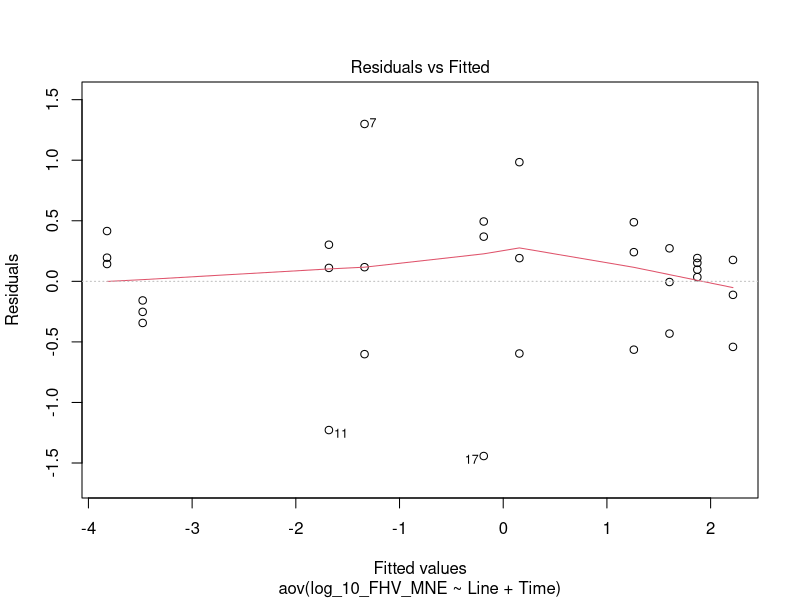
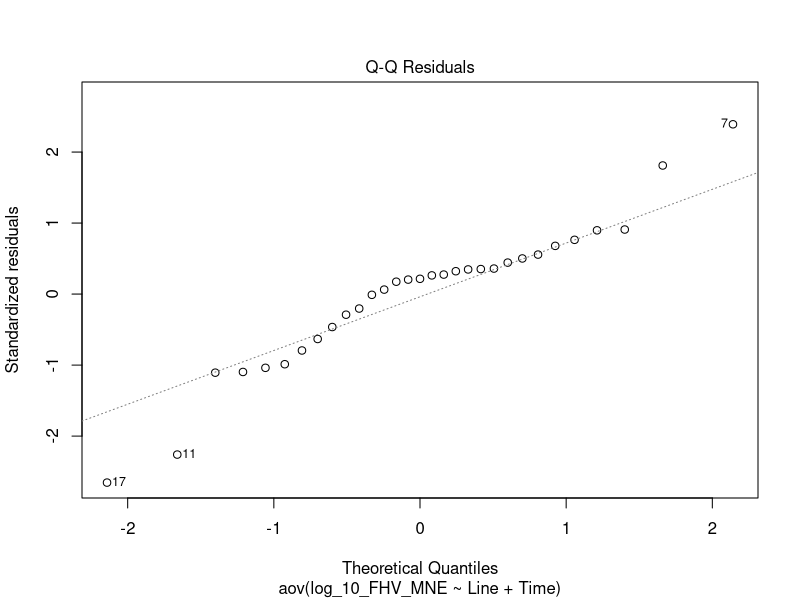
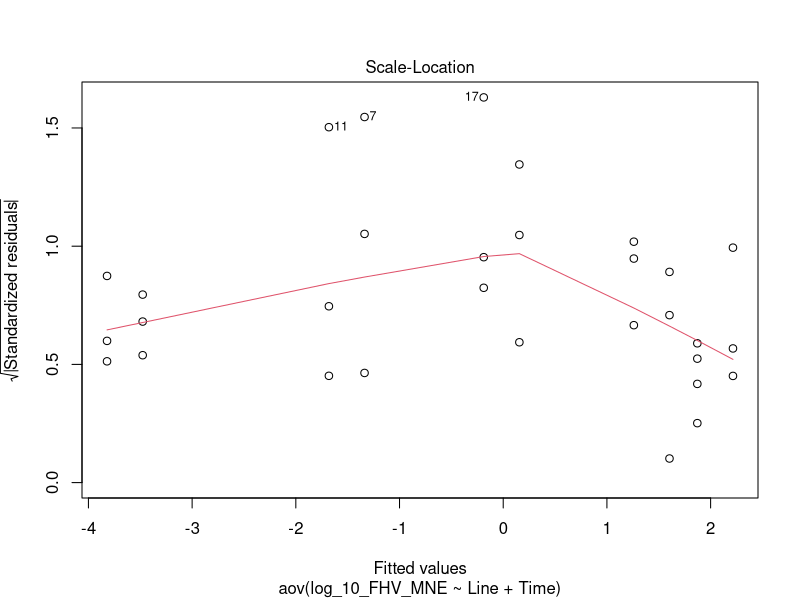
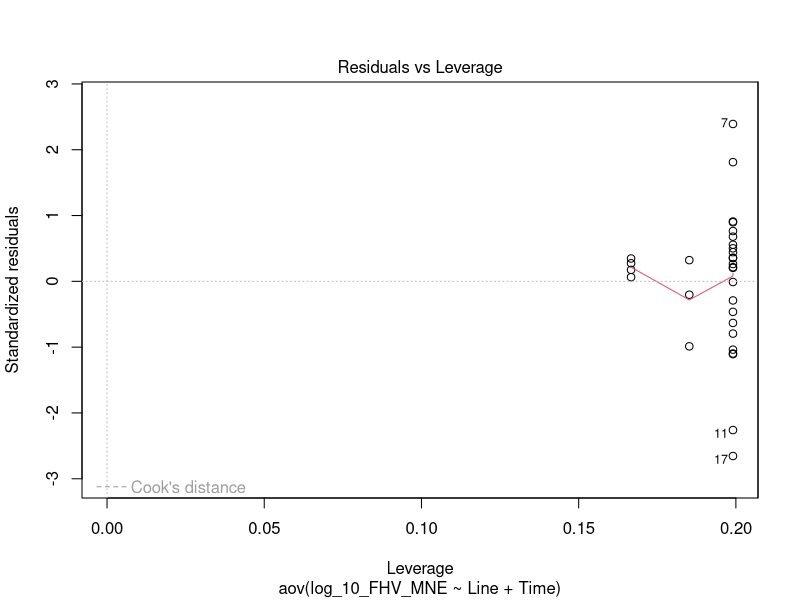
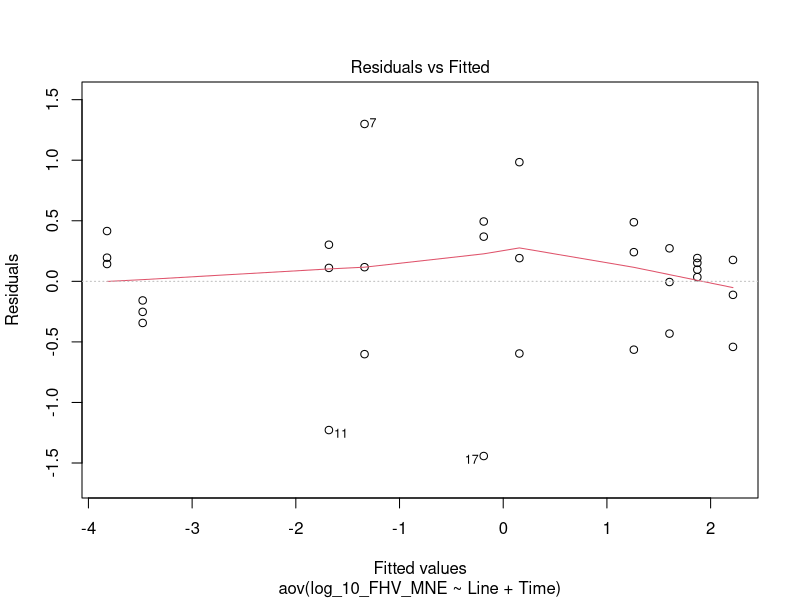
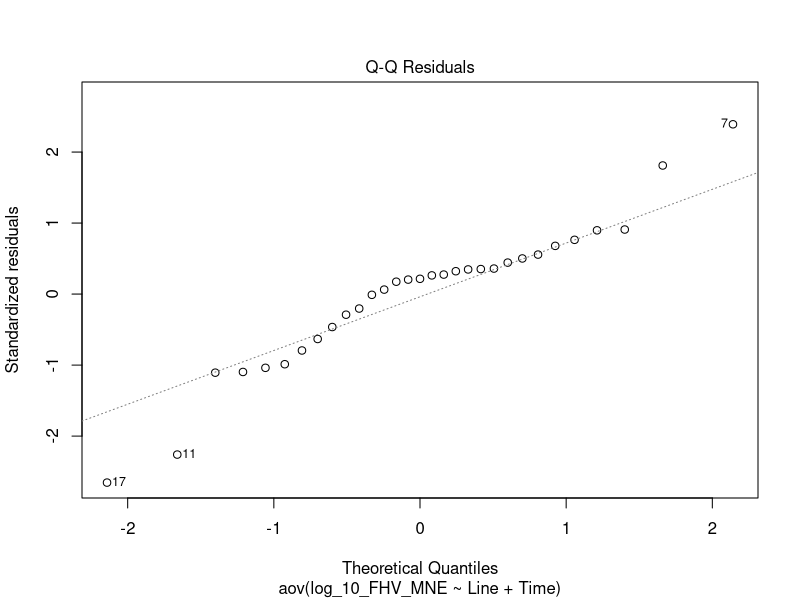
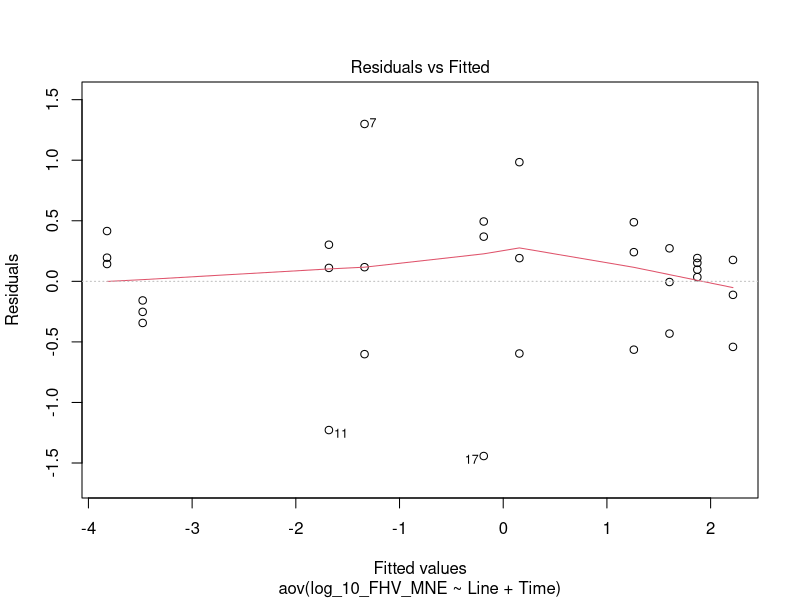
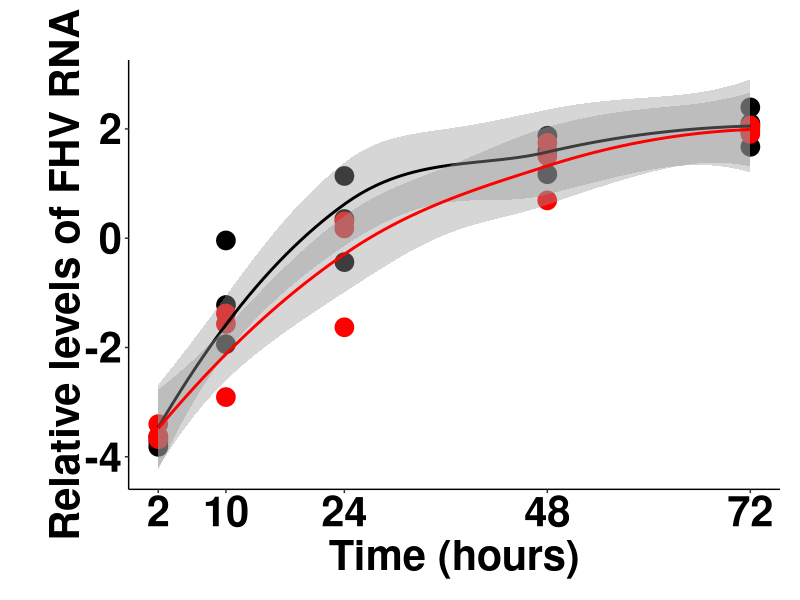

Write R code to recreate these figures, in order.
## ---- chunk 1
library(tidyverse)
library(car)
library(rstatix)
## ---- chunk 2
# Importing raw Ct values
data_FHV_acc<- as.data.frame(read_csv("Accumulation_FHV_Figure_5_C_data.csv"))

# Importing sample ID information
data_ID <- as.data.frame(read_csv("Accumulation_FHV_Figure_5_C_data_sample_ID.csv"))
## ---- chunk 3
# Seting the data
Data <- data_FHV_acc

#Sets % SEM cutoff for samples (default 20%)
SEMCutoff = 20

# Do you wish to automatically censor data over the above SEM% threshold? 0 = no, 1 = yes (default yes)
UseCutoff = 1

# Change std Amp. efficiency if necessary
TarAmp = 1.99 # FHV
RefAmp = 1.64 # rpl32

# Sorting the data for analysis

Normalised <-
  data.frame("Sample", "MNE", "SE of MNE", "SE of MNE as % (x<=20%)")
i = 0
val = 1:nrow(Data)
val <- val[seq(1, (length(val)), 2)]
w = unlist(c(Data[4]))
x = unlist(c(Data[3]))
y = unlist(c(Data[2]))
s = matrix(x, nrow = 1, ncol = nrow(Data))
v = matrix(w, nrow = 1, ncol = nrow(Data))
t = matrix(y, nrow = nrow(Data), ncol = 1)
list <-
  data.frame("Censored Samples", "MNE", "SE of MNE", "SE of MNE as % (x>25%)")

# For loop processes all the data and adds it to the dataframe
for (i in val) {
  # Calculates MNE of Duplicates
  MNE2 = (RefAmp ^ ((v[1, i] + v[1, i + 1]) / 2)) / (TarAmp ^ ((s[1, i] +
                                                                  s[1, i + 1]) / 2))
  
  # Calculates SE of MNE
  SEofCTTAR = sd(c(s[1, i], s[1, i + 1])) / sqrt(2)
  SEofCTREF = sd(c(v[1, i], v[1, i + 1])) / sqrt(2)
  
  SEofMNE = MNE2 * (((log(TarAmp) * SEofCTTAR) ^ 2) + ((log(RefAmp) * SEofCTREF) ^
                                                         2)) ^ .5
  
  # Calculates SE of MNE as %
  SEofMNEasP = (SEofMNE / MNE2) * 100
  
  # Adds each set of data to the data frame (you may wish to change the digits= option to be smaller if you wish)
  if (UseCutoff == 1) {
    if (SEofMNEasP > SEMCutoff) {
      cat(
        "Sample:",
        t[i, 1],
        "was censored due to exceeding SEM cutoff of",
        SEMCutoff,
        "with a value of",
        (round(SEofMNEasP, digits = 2)),
        "\n"
      )
      list[nrow(list) + 1,] = c(
        t[i, 1],
        round(MNE2, digits = 10),
        round(SEofMNE, digits = 5),
        round(SEofMNEasP, digits = 2)
      )
    }
    else {
      Normalised[nrow(Normalised) + 1,] = c(
        t[i, 1],
        round(MNE2, digits = 10),
        round(SEofMNE, digits = 5),
        round(SEofMNEasP, digits = 2)
      )
    }
  }
  else {
    Normalised[nrow(Normalised) + 1,] = c(
      t[i, 1],
      round(MNE2, digits = 10),
      round(SEofMNE, digits = 5),
      round(SEofMNEasP, digits = 2)
    )
  }
}

View(Normalised)

## ---- chunk 4
# Formats the analysed dataset
MNE <- Normalised %>%
  rename(
    Sample = X.Sample.,
    FHV_MNE = X.MNE.,
    FHV_SE_MNE = X.SE.of.MNE.,
    FHV_SE_Percent = X.SE.of.MNE.as....x..20...
  ) %>%
  slice(-1) %>% # Gets rid of first row
  select(Sample, everything())

# Visualize the data frame
View(MNE)
## ---- chunk 5
# Formats the censored data set
SEM_censored <- list %>%
  rename(
    Sample_file = X.Censored.Samples.,
    MNE = X.MNE.,
    SE_MNE = X.SE.of.MNE.,
    SE_Percent = X.SE.of.MNE.as....x.25...
  ) %>%
  mutate(Sample_file = as.character(Sample_file)) %>%
  slice(-1)

# Visualize the data set
SEM_censored
## ---- chunk 6
# Code the samples as the same 
MNE$Sample <- as.double(MNE$Sample)
data_ID$Sample <- as.double(data_ID$Sample)

# Joining the MNE dataframe with the sample ID dataframe 
data_MNE <- full_join(data_ID, MNE, by = join_by(Sample))
## ---- chunk 7
# Coding the factors correctly 
data_MNE$Time <- as.factor(data_MNE$Time) # Time as a factor
data_MNE$FHV_MNE <- as.numeric(data_MNE$FHV_MNE) # MNE as a continous numeric

# Log-transforming data
data_MNE <- data_MNE %>% 
  mutate(log_10_FHV_MNE = log10(FHV_MNE)) # log10 transformation 

# Subsetting relevant info
data_anova <- data_MNE %>% 
  select(log_10_FHV_MNE, Time, Line, Replicate, Sample) %>% 
  mutate(Line = as.factor(Line)) %>% 
  mutate(Time = as.factor(Time))
## ---- chunk 8
# Fitting the model 
FHV_aov1 <- aov(log_10_FHV_MNE ~ 
                  Line * 
                  Time , 
                data = data_anova)

FHV_aov2 <- aov(log_10_FHV_MNE ~ 
                  Line + 
                  Time , 
                data = data_anova) # Best fit model

FHV_aov3 <- aov(log_10_FHV_MNE ~ 
                  Time , 
                data = data_anova)

FHV_aov4 <- aov(log_10_FHV_MNE ~ 
                  Line , 
                data = data_anova)


# Finding the best fit model
AIC(FHV_aov1, FHV_aov2) 
AIC(FHV_aov2, FHV_aov3)
AIC(FHV_aov2, FHV_aov4)

# Summary of analysis 
summary(FHV_aov2)

## ---- chunk 9

# Visually Check 
plot(FHV_aov2)

# 1. Homogeneity of variances
plot(FHV_aov2, 1)
leveneTest(log_10_FHV_MNE ~ 
                  Line , 
                data = data_anova)

# 2. Normality
plot(FHV_aov2, 2)

# Run Shapiro-Wilk test on residuals
shapiro.test(x = residuals(FHV_aov2))

# 3. Outliers 
plot(FHV_aov2, 1)
outlierTest(FHV_aov2)
## ---- chunk 10
# Converting Time back into continous for the graph
data_anova$Time <- as.character(data_anova$Time)
data_anova$Time <- as.double(data_anova$Time)

# Creating plot object
FHV_plot <-ggplot(data_anova) +
  geom_jitter(
    aes(Time, log_10_FHV_MNE, col = Line),
    size = 6,
    position = position_jitter(width = 0.01),
    show.legend = FALSE
  ) +
  geom_smooth(aes(Time, log_10_FHV_MNE, group = Line, col = Line), show.legend = FALSE, inherit.aes = FALSE, method = 'loess', span = 1) +
  scale_color_manual(values = c("black", "red")) +
  scale_fill_manual(values = c("black", "red")) +  # Specify the fill colors for Line = 0 and Line = 1
  theme_classic() +
  scale_x_continuous(breaks = unique(data_anova$Time), labels = unique(data_anova$Time)) + # set time axis to correspond to actual time points
  labs(x = "Time (hours)",
       y = expression(bold(
         "Relative levels of FHV RNA"
       ))) +
  theme(
    plot.margin = unit(c(3, 1, 1, 2), "lines"),
    axis.title = element_text(
      size = 30,
      face = "bold",
      colour = "black"
    ),
    axis.title.y = element_text(
      size = 30,
      face = "bold",
      colour = "black",
      hjust = 0.5,
      vjust = 0.1
    ),
    axis.text = element_text(
      size = 30,
      face = "bold",
      colour = "black"
    ),
    plot.title = element_text(size = 30)
  ) +
  guides(fill = FALSE, colour = FALSE)
## ---- chunk 11
# Exporting model summary
sink("Accumulation_FHV_Figure_5_C_output_stats_anova.txt") # change file name
summary(FHV_aov2) # prints  output to txt file
sink() # closes the connection **CRITICAL**

sink("Accumulation_FHV_Figure_5_C_output_stats_anova_call.txt") # change file name
print(FHV_aov2) # prints  output to txt file
sink() # closes the connection **CRITICAL**

# Exporting figure
ggsave(filename = "Accumulation_FHV_Figure_5_C_output_plot.pdf",
       plot = FHV_plot, 
       width = 15, 
       height = 7.5)

